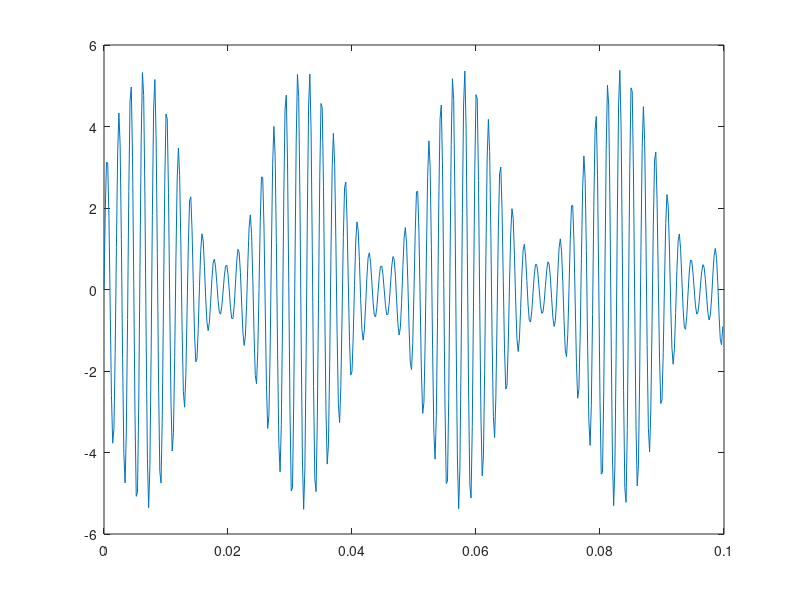

MATLAB code to generate this figure: (Note: this script raises an error after producing the figure.)
%% ECE 3770 - Lab 4 - Sample Exercises
%  E.Berde
%  3/1/2021

clc; clear; close all; clear sound; % clear screen, variables, functions, close figures
%% Part 1 - First I'll create a DSB signal manually without using the modulate function
% Note that I'm using an AM signal for this demo, but in the lab you'll create an FM signal.
% You do NOT have to create that FM signal manually, I'm just doing this for a demo comparison!

fs=5000;                   % Specify a sample rate (samples/sec).  I'll use 5000 samples per second.

dt=1/fs;                   % Calculate the sample time (delta time) for one sample.

T = .1;                    % We use big T to specify the total time of our signal in seconds.

t=0:dt:T-dt;               % Create a time array.
g = .8*sin(2*pi*39*t);    % Create an input message.  I'll use a 39Hz tone.

c = 3*sin(2*pi*520*t);    % Create a carrier signal.  I'll use a 520Hz carrier freqency.

s = (1+g).*c;              % DSB-FC modulation (Matlab calls this 'amdsb-tc' for 'Amplitude modulation, double sideband, transmitted carrier')
g(1)
s(1)
t(1)
length(g)
length(s)
figure(1);
plot(t,s);                 % should range from Amax=5.4 to Amin=.6

%% Part 2 - Explore the matlab modulate function
% I'll use the matlab modulate function to produce an AM signal, but in 
% the lab you'll use it to create an FM signal.

mfm = 3*modulate(g,520,5000,'amdsb-tc',-1);  % message signal, carrier frequency, sample rate, method, options (for amdsb-tc the option 'Subtracts a scalar' from the message signal before using it to modulate the carrier)
mfm(1)
length(mfm)
length(s)
figure(2);
plot(t,mfm);                 % Should be identical to Part 1

%% Part 3 - FFT Analysis of our royalty free mp3
% An Epic Story by MaxKoMusic | https://maxkomusic.com/
% Music promoted by https://www.free-stock-music.com
% Creative Commons Attribution-ShareAlike 3.0 Unported
% https://creativecommons.org/licenses/by-sa/3.0/deed.en_US

[g,fs] = audioread("epic.mp3",[1,10*44100]);
fs
%sound(g,fs)
g=g(:,1);                  % Isolating only one Left/Right Channel
sz = size(g)
g = transpose(g);
sz = size(g)
n=length(g);                
T = n/fs;                  % We use big T to specify the total time of our signal.  It can be calculated from the number of samples divided by the samples/sec.
dt=1/fs; T = n*dt;         % Alternately, we could have calculated the sample time (delta time) for one sample, then multiplied by the number of samples to find the total time.
t=0:dt:T-dt;               % Let's create a corresponding time array.  Be careful, array size needs to match or you'll get an error when plotting the data.
sz = size(t)
figure(3)
plot(t,g); grid

%% Part 4 - Let's run an FFT

G = fft(g);       % run an fft on the data
n = length(G);    
G = fftshift(G);  % Shift the negative frequencies of the FFT.  
df = fs/n;        % Calculate the frequency difference (delta frequency) for one bin.
F = fs/2;         % I'll use big F to specify the Nyquist frequency (the maximum frequency in our output)
f=-F:df:F-df;     % Create a frequency array for the axis.  Notice how for an even number of bins, Nyquist ends up on the negative side.
G = G./n;         % Divide by the number of samples (this is a byproduct of the fft algorithm)
GM = abs(G);      % GM contains the magnitudes of G
figure(4)
plot(f,GM)

%% Part 5 - Let's look at the power spectrum
% pwelsh plots the power spectral density as a function of frequency
% Note that pwelsh plots the one-sided power spectral density

figure(5)
pwelch(g,[],[],[],fs)              % pwelch shows power spectral density, displays output in dB/Hz, and labels the frequency axis - very convenient!
                                   % 1st input is your signal
                                   % 2nd input is the window length - increase to get better resolutions
                                   % 3nd input is the overlap between segments - Matlab defaults to 50% overlap between segments
                                   % 4nd input is a list of frequencies to evaluate - defaults from 0 to Nyquist  
                                   % 5th input is the sample frequency
